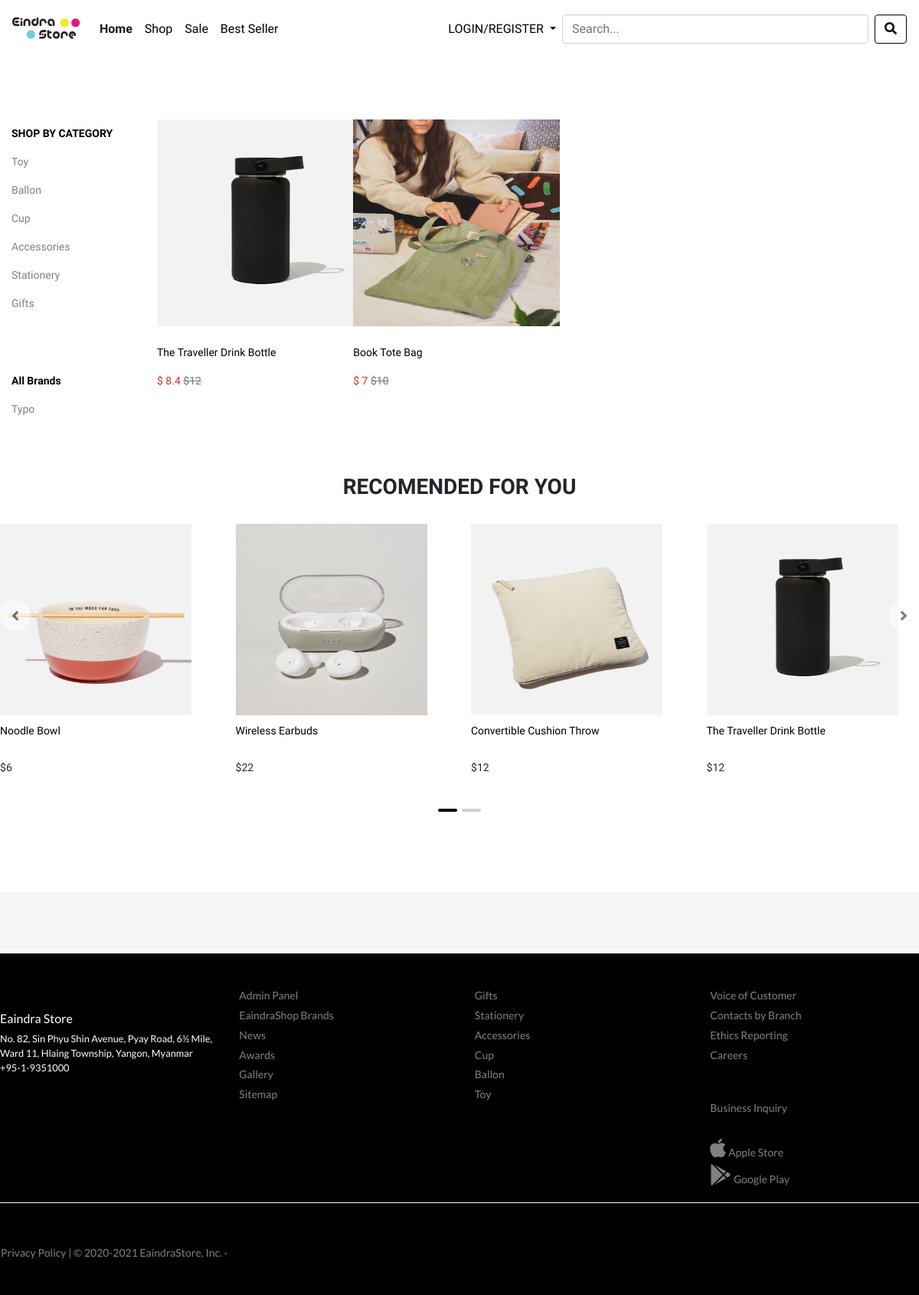
Page /sale.php on the earlier database version.
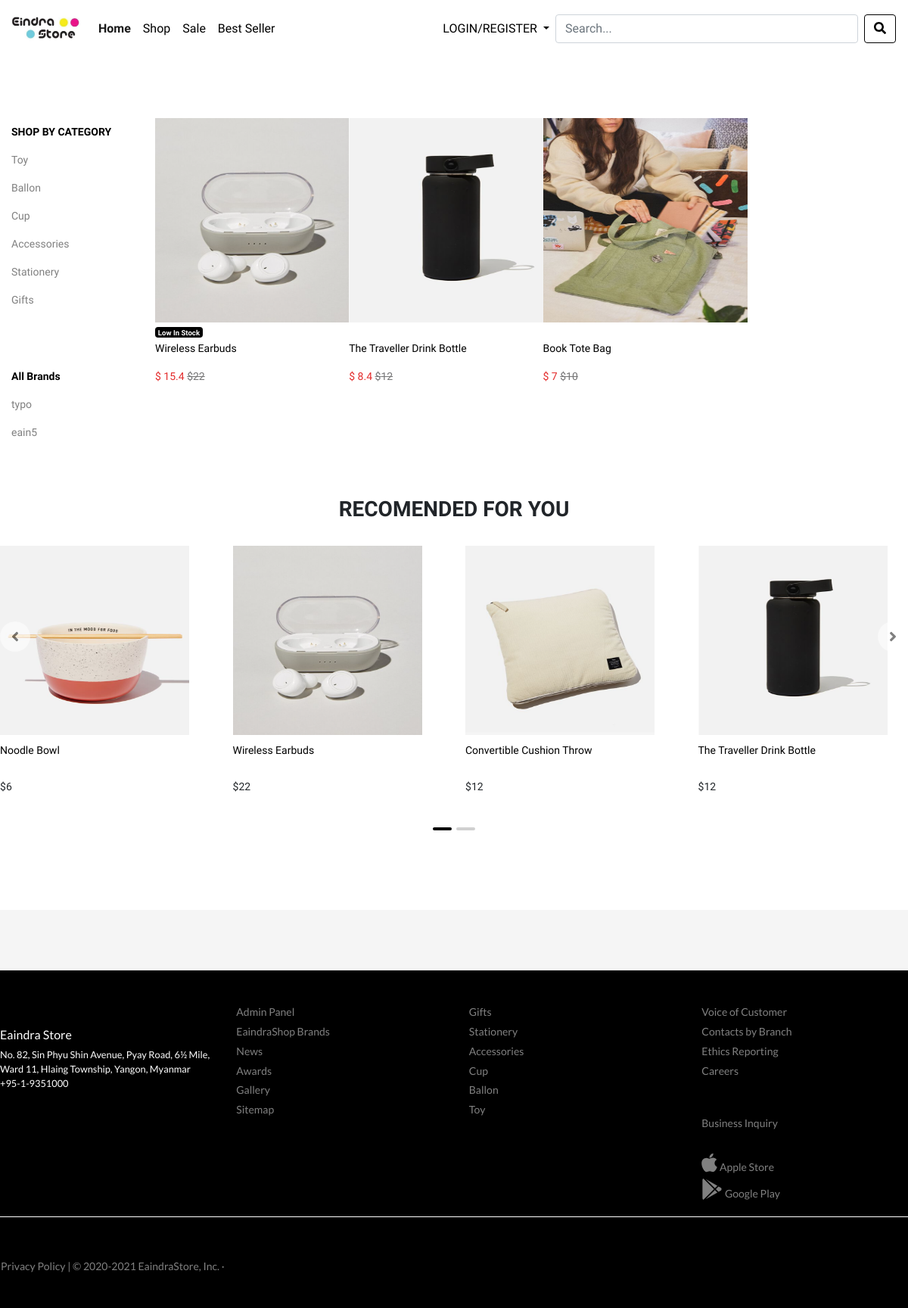
Same page on the later database version.
### tables this page shows
CREATE TABLE `categories` (
  `cat_id` int(11) NOT NULL,
  `cat_name` varchar(255) NOT NULL,
  `created_date` datetime NOT NULL,
  `modified_date` datetime NOT NULL
);

CREATE TABLE `brand` (
  `brand_id` int(11) NOT NULL,
  `brand_name` varchar(255) NOT NULL,
  `brand_cover` varchar(255) NOT NULL,
  `created_date` datetime NOT NULL,
  `modified_date` datetime NOT NULL
);

CREATE TABLE `product` (
  `id` int(11) NOT NULL,
  `product_name` varchar(255) NOT NULL,
  `categories` varchar(255) NOT NULL,
  `sub_cat` varchar(255) NOT NULL,
  `brand` varchar(255) NOT NULL,
  `package` varchar(255) NOT NULL,
  `supplier` varchar(255) NOT NULL,
  `description` text NOT NULL,
  `price` varchar(50) NOT NULL,
  `cover` varchar(255) NOT NULL,
  `qty` int(11) NOT NULL,
  `created_date` datetime NOT NULL,
  `modified_date` datetime NOT NULL
);

CREATE TABLE `discount` (
  `discount_id` int(11) NOT NULL,
  `product_id` int(11) NOT NULL,
  `percentage` int(11) NOT NULL,
  `created_date` varchar(255) NOT NULL,
  `duration` varchar(255) NOT NULL,
  `end_date` varchar(255) NOT NULL
);

### 003latest_product.php (the view, shortened to what the changed rows need)
<?php
    include('confs/config.php');
    $result = mysqli_query($mysqli,"SELECT * FROM product ORDER BY id DESC LIMIT 0,4");
?>
<div class="ftr2">
<div class="container">
            <div class="blog">
                <h2 style="font-size: 28px; text-align: center;">RECOMENDED FOR YOU</h2>
  <br>
                    <div id="blogCarousel" class="carousel slide" data-ride="carousel">
                        <div class="carousel-inner">
                            <div class="carousel-item active" style="height: 22rem;">
                                <div class="row">
                                    <?php while($row2 = mysqli_fetch_assoc($result)):?>
                                    <div class="col-sm-3 col-xs-6">
                                        <a href="detail2.php?id=<?php echo $row2['id']; ?>">
                                            <img src="admin/cover/<?php echo $row2['cover'] ?>" alt="Image" style="width: 250px; height:250px;" class="img-responsive">
                                        </a>
                                        <p style="height: 32px; margin-top: 10px; font-weight: 400; font-size: 14px;"><a href="detail2.php?id=<?php echo $row2['id']; ?>"><?php echo $row2['product_name']; ?></a></p>
                                        <p style="font-weight: 400; margin-top: 10px; font-size: 14px;">$<?php echo $row2['price']; ?></p>
                                    </div>
                                   <?php endwhile; ?>
                                </div>
                            </div>
                        </div>
                    </div>
            </div>
</div>
</div>

### function/function.php (shortened to what the changed rows need)
<?php
include('config.php');
 function getcat(){
    global $mysqli;
    $get_cat = "SELECT * FROM categories
              ";
    $run_cat = mysqli_query($mysqli,$get_cat);
    while($row= mysqli_fetch_array($run_cat)){
      $cat_id = $row['cat_id'];
      $cat_name = $row['cat_name'];
      echo "
        <li><a href='product.php?cat=$cat_id'>$cat_name</a></li>
      ";
    }
    }
     function getbrand(){
    global $mysqli;
    $get_cat = "SELECT * FROM brand";
    $run_cat = mysqli_query($mysqli,$get_cat);
    while($row= mysqli_fetch_array($run_cat)){
      $brand_id = $row['brand_id'];
      $brand_name = $row['brand_name'];
      echo "
        <li><a href='product.php?brand=$brand_id'>$brand_name</a></li>
      ";
    }
    }
              ?>
    <?php
 function getsale(){
    if(!isset($_GET['cat'])){
      if(!isset($_GET['brand'])){
      global $mysqli;
        $per_page = 12;
      if(isset($_GET['page'])){
        $page = $_GET['page'];
      }
      else{
        $page = 1;
      }
      $start_from = ($page-1) * $per_page;
          $result = mysqli_query($mysqli,"SELECT * FROM product  ORDER BY 1 DESC LIMIT $start_from, $per_page");
          if($result){
            while($obj = mysqli_fetch_object($result)) {
                          $sql_dis = mysqli_query($mysqli,"SELECT * FROM discount
                            LEFT JOIN product ON discount.product_id = product.id
                            WHERE product.id = '$obj->id'
                            ");
                          $result_dis = mysqli_fetch_assoc($sql_dis);
                           $percentage = $result_dis['percentage'];
                           $discount_id = $result_dis['discount_id'];
              if($discount_id == 0){
              }else{
              echo '<div class="col-md-3 col-sm-6 col-xs-12">';
              echo '<div class="display">';
              echo '<a href="detail2.php?id='.$obj->id.'"><img src="admin/cover/'.$obj->cover.'" width="270" height="270"/></a><br>';
               if($obj->qty < 7){
                echo "<span class='badge badge-dark pull-left' style='margin-top: 6px;'>Low In Stock</span>";
              }
              echo "<br>";
              ?>
           <?php
              echo '<div class="box"><p><a href="detail2.php?id='.$obj->id.'">'.$obj->product_name.'</a></p>';
                 if( $discount_id == 0){
               echo '<p>$ '.$obj->price.'</p>';
                     }else{
                            $selling_price = $obj->price-($obj->price*($percentage/100));
                          echo '<p style="color: #e32b2b">$ '.$selling_price.' <c class="prodis"> $'.$obj->price.'</c>';
                          }
                               echo '</p></div>';
                               echo'<div class="box2">';
    ?>
    <?php
              echo '</div>';
              echo '</div>';
              echo '</div> ';
              }
            }
          }
  }
}
}

### 002footer.php (shortened to what the changed rows need)
<br><br><br><br>
  <footer id="footer-main">
    <div class="container">
      <div class="row">
        <div class="col-sm-3">
           <?php
               include('confs/config.php');
                $query = "SELECT * FROM categories order by cat_id desc";
                $result = mysqli_query($mysqli,$query);
                while($row = mysqli_fetch_assoc($result) ){
                    $id = $row['cat_id'];
                ?>
                <a href="product.php?cat=<?php echo $id ?>"><?php echo $row['cat_name'] ?></a>
            <?php } ?>
        </div>
      </div>
    </div>
  </footer>

Differences in the rows shown:
changed brand: brand_name "Typo" → "typo"
added brand: brand_name "eain5"
now on one of the page's lists (row unchanged): product: product_name "Wireless Earbuds", price.percentage "15.4", price "22"
